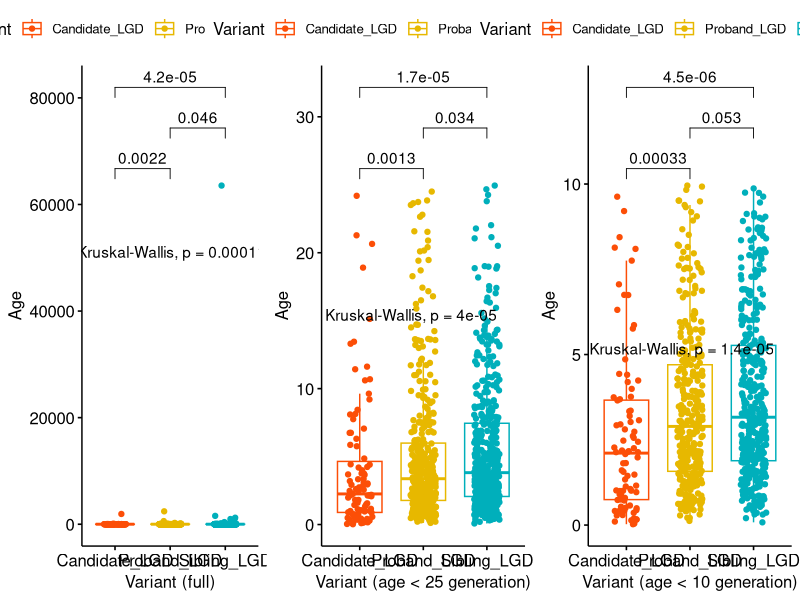

R code for this plot:
library(ggpubr)
library(gridExtra)
cand <- read.delim("EUR_candidate_lgd_allTargets.relateOut.txt", header=F, sep=";")
prob <- read.delim("EUR_proband_lgd_allTargets.relateOut.txt", header=F, sep=";")
sib <- read.delim("EUR_sibling_lgd_allTargets.relateOut.txt", header=F, sep=";")

cand$age <- (cand$V9 + cand$V10)/2
prob$age <- (prob$V9 + prob$V10)/2
sib$age <- (sib$V9 + sib$V10)/2

cand$type = "Candidate_LGD"
prob$type = "Proband_LGD"
sib$type = "Sibling_LGD"

dat <- data.frame(Variant=c(cand$type, prob$type, sib$type), Age=c(cand$age, prob$age, sib$age))
dat_1k <- dat[ dat$Age <1000,]
dat_100 <- dat[ dat$Age <100,]
dat_25 <- dat[ dat$Age <25,]
dat_10 <- dat[ dat$Age <10,]



my_comparisons <- list( c("Candidate_LGD", "Proband_LGD"), 
                        c("Proband_LGD", "Sibling_LGD"), c("Candidate_LGD", "Sibling_LGD") )

col_palette = c("#FC4E07", "#E7B800", "#00AFBB")

p <- ggboxplot(dat, x = "Variant", y = "Age", color = "Variant",
               palette = col_palette, add = "jitter")  + xlab("Variant (full)") +
    stat_compare_means(comparisons = my_comparisons) + stat_compare_means(label.y = 50000) 

p_1k <- ggboxplot(dat_1k, x = "Variant", y = "Age", color = "Variant",
               palette =col_palette, add = "jitter")  + xlab("Variant (age < 1,000 generation)") +
    stat_compare_means(comparisons = my_comparisons) + stat_compare_means(label.y = 500) 

p_100 <- ggboxplot(dat_100, x = "Variant", y = "Age", color = "Variant",
               palette =col_palette, add = "jitter")  + xlab("Variant (age < 100 generation)") +
    stat_compare_means(comparisons = my_comparisons) + stat_compare_means(label.y = 50) 

p_25 <- ggboxplot(dat_25, x = "Variant", y = "Age", color = "Variant",
               palette =col_palette, add = "jitter")  + xlab("Variant (age < 25 generation)") +
    stat_compare_means(comparisons = my_comparisons) + stat_compare_means(label.y = 15) 
p_10 <- ggboxplot(dat_10, x = "Variant", y = "Age", color = "Variant",
               palette =col_palette, add = "jitter")  + xlab("Variant (age < 10 generation)") +
    stat_compare_means(comparisons = my_comparisons) + stat_compare_means(label.y = 5) 


pdf("cmp_age_lgd.pdf", width=18, height=6)
grid.arrange(p, p_25, p_10, nrow=1)
dev.off()




